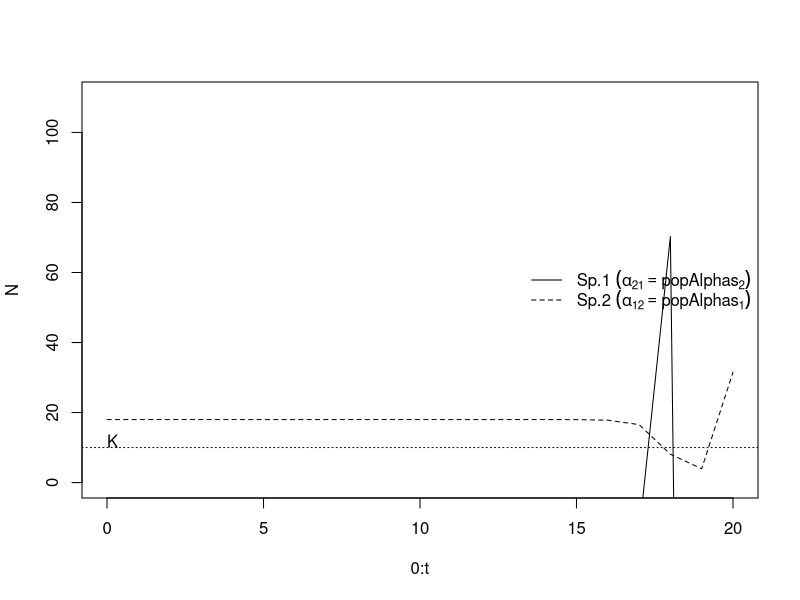
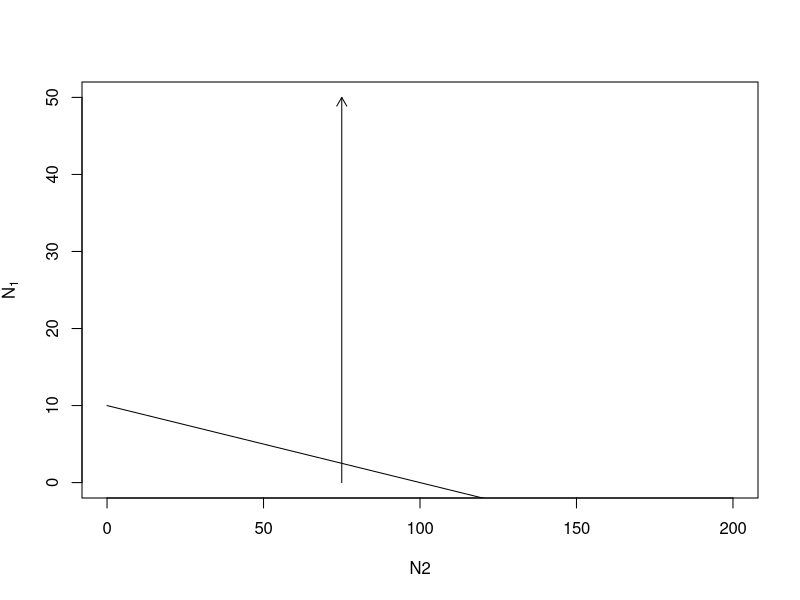
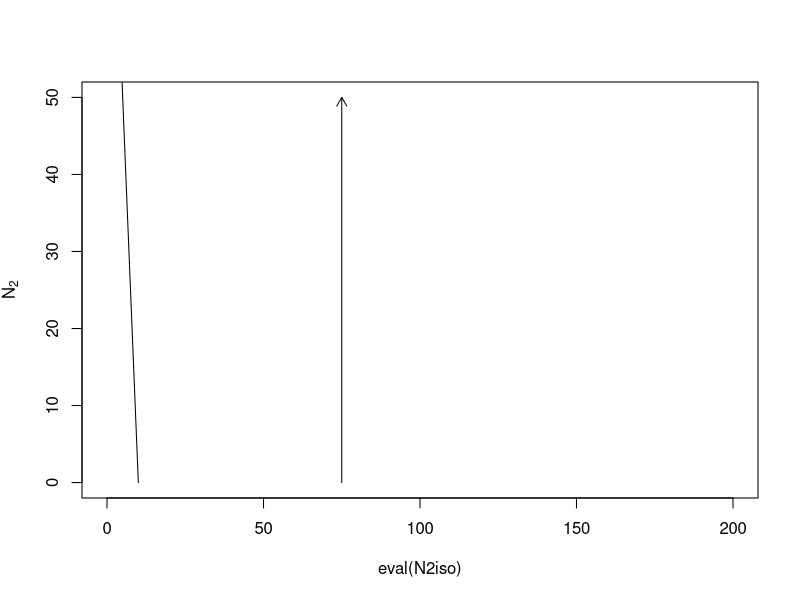

Here is the R script that generated these plots, in order: (Note: this script raises an error after producing the figures.)
##Problems##
#5.1 Basics
#Let α_11 = α_22 = 0.1, α_12 = 0.05, α_21 = 0.01
#Set competition values
aList1 <- c(0.1,0.5)
aList2 <- c(0.01,0.1)
#Project matrix
popAlphas <- matrix(c(aList1,aList2),nr = 2,byrow = TRUE)
#Determine (N_1)^∗, (N_2)^∗
#Create equations or expressions for the equilibria, (N_1)^∗ and (N_2)^∗
N1Star <- expression((a22-a12)/(a22*a11-a12*a21))
N2Star <- expression((a11-a21)/(a22*a11-a12*a21))
#Create the α and evaluate our expressions
a11 <- popAlphas[1,1]
a22 <- popAlphas[2,2]
a12 <- popAlphas[1,2]
a21 <- popAlphas[2,1]
N1 <- eval(N1Star)
N2 <- eval(N2Star)
N1
N2
K1 <- 1/a11
K2 <- 1/a22
K1
K2
#Determine K_1, K_2
#Model of discrete logistic competition
#Calculate N_t+1, given N_t, r_d and a matrix of competition coefficients α
dlvcomp2 <- function(N, alpha, rd = c(1, 1)) {
	N1.t1 <- N[1]+rd[1]*N[1]*(1-alpha[1,1]*N[1]-alpha[1,2]*N[2])
	N2.t1 <- N[2]+rd[2]*N[2]*(1-alpha[2,1]*N[1]-alpha[2,2]*N[2])
	c(N1.t1, N2.t1)
}
#Plot discrete logistic competition dynamics
#Set the number of time steps
t <- 20
#Create a matrix to hold the results using the initial population sizes
N <- matrix(NA, nrow = t + 1, ncol = 2)
N[1, ] <- c(N1, N2)
for (i in 1:t) N[i + 1, ] <- dlvcomp2(N[i, ], popAlphas)
#Plot the population trends and theoretical K in the absence of a second population
matplot(0:t, N, type = "l", col = 1, ylim = c(0, 110))
abline(h = 1/popAlphas[1, 1], lty = 3)
text(0, 1/popAlphas[1, 1], "K", adj = c(0, 0))
#Adda a legend for the population trend lines
legend("right", c(expression("Sp.1 " * (alpha[21] == popAlphas[2,1])),
	expression("Sp.2 " * (alpha[12] == popAlphas[1,2]))), lty = 1:2,
	bty = "n")
#Draw the zero net growth isoclines
#Create an expression to plot the N_1 isocline as a function of possible values of N_2
N1iso <- expression(1/popAlphas[2,2]-(popAlphas[2,1]/popAlphas[2,2])*N2)
#Now specify N_2, and then evaluate and plot N_1
N2 <- 0:200
plot(N2, eval(N1iso), type = "l", ylim = c(0, 50), xlim = c(0,
200), ylab = expression("N"[1]))
#Add arrows to indicate what happens if N_2 is above or below the value on the isocline
arrows(x0 = 90, y0 = 150, x1 = 90, y1 = 80, length = 0.1)
arrows(x0 = 75, y0 = 0, x1 = 75, y1 = 50, length = 0.1)
#Create an expression to plot the N_2 isocline as a function of possible values of N_1
N2iso <- expression(1/popAlphas[2,2]-(popAlphas[2,1]/popAlphas[2,2])*N1)
#Now specify N_1, and then evaluate and plot N_2
N1 <- 0:200
plot(eval(N2iso), N1, type = "l", ylim = c(0, 50), xlim = c(0,
200), ylab = expression("N"[2]))
#Add arrows to indicate what happens if N_2 is above or below the value on the isocline
arrows(x0 = 90, y0 = 150, x1 = 90, y1 = 80, length = 0.1)
arrows(x0 = 75, y0 = 0, x1 = 75, y1 = 50, length = 0.1)

#5.4 Total community size
#Assume for convenience that α_11 = α_22 and α_12 = α_21, and let N_T = N_1 + N_2
#Set competition values
aList1 <- c(0.1,0.1)
aList2 <- c(0.1,0.1)
#Project matrix
popAlphas <- matrix(c(aList1,aList2),nr = 2,byrow = TRUE)
#Write (N_T)^∗ as a function of α_11, α_22, α_12, α_21
#N1Star <- expression((a22-a12)/(a22*a11-a12*a21))
#N2Star <- expression((a11-a21)/(a22*a11-a12*a21))
#NStar <- expression(((a22-a12)/(a22*a11-a12*a21))+((a11-a21)/(a22*a11-a12*a21)))
#Convert to time based function
NStar <- expression((a22+a11-a12-a21)/((a11*a22)-(a12*a21)))
#Create the α and evaluate our expressions
a11 <- popAlphas[1,1]
a22 <- popAlphas[2,2]
a12 <- popAlphas[1,2]
a21 <- popAlphas[2,1]
#N1New <- eval(N1Star)
#N2New <- eval(N2Star)
N <- eval(NStar)
#N1New
#N2New
N
#Plot discrete logistic competition dynamics
#Set the number of time steps
t <- 20
#Create a matrix to hold the results using the initial population sizes
N <- matrix(NA, nrow = t + 1, ncol = 2)
N[1, ] <- c(N1, N2)
for (i in 1:t) N[i + 1, ] <- dlvcomp2(N[i, ], popAlphas)
#Plot the population trends and theoretical K in the absence of a second population
matplot(0:t, N, type = "l", col = 1, ylim = c(0, 110))
abline(h = 1/popAlphas[1, 1], lty = 3)
text(0, 1/popAlphas[1, 1], "K", adj = c(0, 0))
#Adda a legend for the population trend lines
legend("right", c(expression("Sp.1 " * (alpha[21] == popAlphas[2,1])),
	expression("Sp.2 " * (alpha[12] == popAlphas[1,2]))), lty = 1:2,
	bty = "n")

##Notes##
#Model of discrete logistic competition
#Calculate N_t+1, given N_t, r_d and a matrix of competition coefficients α
dlvcomp2 <- function(N, alpha, rd = c(1, 1)) {
	N1.t1 <- N[1]+rd[1]*N[1]*(1-alpha[1,1]*N[1]-alpha[1,2]*N[2])
	N2.t1 <- N[2]+rd[2]*N[2]*(1-alpha[2,1]*N[1]-alpha[2,2]*N[2])
	c(N1.t1, N2.t1)
}

#Plot discrete logistic competition dynamics
#First specify the matrix of α’s, the initial paopulation sizes, and the number of time steps
alphs <- matrix(c(0.01, 0.005, 0.008, 0.01), ncol = 2, byrow = TRUE)
t <- 20
#Create a matrix to hold the results using the initial population sizes
N <- matrix(NA, nrow = t + 1, ncol = 2)
N[1, ] <- c(10, 10)
for (i in 1:t) N[i + 1, ] <- dlvcomp2(N[i, ], alphs)
#Plot the population trends and theoretical K in the absence of a second population
matplot(0:t, N, type = "l", col = 1, ylim = c(0, 110))
abline(h = 1/alphs[1, 1], lty = 3)
text(0, 1/alphs[1, 1], "K", adj = c(0, 0))
#Adda a legend for the population trend lines
legend("right", c(expression("Sp.1 " * (alpha[21] == 0.008)),
	expression("Sp.2 " * (alpha[12] == 0.005))), lty = 1:2,
	bty = "n")

#Continuous logistic competition, 2-species Lotka-Volterra competition
lvcomp2 <- function(t, n, parms) {
	with(as.list(parms), {
		dn1dt <- r1*n[1]*(1-a11*n[1]-a12*n[2])
		dn2dt <- r2*n[2]*(1-a22*n[2]-a21*n[1])
		list(c(dn1dt, dn2dt))
	})
}
#Numerically integrate the dynamics, using the deSolve package
library(deSolve)
parms <- c(r1 = 1, r2 = 0.1, a11 = 0.2, a21 = 0.1, a22 = 0.02,
a12 = 0.01)
initialN <- c(2, 1)
out <- ode(y = initialN, times = 1:100, func = lvcomp2, parms = parms)
#Plot the results
matplot(out[, 1], out[, -1], type = "l")

#Graphing an Isocline (zero net growth)
#First define a new matrix of competition coefficients, where α_11 = α_22 > α_12 = α_21
a <- matrix(c(0.01, 0.005, 0.005, 0.01), ncol = 2, byrow = TRUE)
#Create an expression to plot the N_2 isocline as a function of possible values of N_1
N2iso <- expression(1/a[2,2]-(a[2,1]/a[2,2])*N1)
#Now specify N_1, and then evaluate and plot N_2
N1 <- 0:200
plot(N1, eval(N2iso), type = "l", ylim = c(0, 200), xlim = c(0,
200), ylab = expression("N"[2]))
#Add arrows to indicate what happens if N_2 is above or below the value on the isocline
arrows(x0 = 90, y0 = 150, x1 = 90, y1 = 80, length = 0.1)
arrows(x0 = 75, y0 = 0, x1 = 75, y1 = 50, length = 0.1)

#Finding equilibria
#Create equations or expressions for the equilibria, (N_1)^∗ and (N_2)^∗
N1Star <- expression((a22-a12)/(a22*a11-a12*a21))
N2Star <- expression((a11-a21)/(a22*a11-a12*a21))
#Create the α and evaluate our expressions
a11 <- a22 <- 0.01
a12 <- 0.001; a21 <- 0.001
N1 <- eval(N1Star); N2 <- eval(N2Star)
N1

#Finding partial differential equations and the Jacobian matrix
#Create equations or expressions for the for the growth rates, Ṅ_1 and Ṅ_2
#First, define expressions for the growth rates
dN1dt <- expression(r1*N1-r1*a11*N1^2-r1*a12*N1*N2)
dN2dt <- expression(r2*N2-r2*a22*N2^2-r2*a21*N1*N2)
#Next, we use each expression for Ṅ to get each the partial derivatives
ddN1dN1 <- D(dN1dt, "N1")
ddN1dN1
r1 - r1*a11*(2*N1)-r1*a12*N2
#Find the remaining PDEs
ddN1dN2 <- D(dN1dt, "N2")
ddN2dN1 <- D(dN2dt, "N1")
ddN2dN2 <- D(dN2dt, "N2")
#Lastly, put these together to create the Jacobian matrix, which is itself an 
# expression that may be evaluated again and again
J <- expression(matrix(c(eval(ddN1dN1), eval(ddN1dN2), eval(ddN2dN1),
eval(ddN2dN2)), nrow = 2, byrow = TRUE))

#Evaluating the Jacobian matrix
#Assuming that above we selected particular α, used these to determine (N_1)^∗ and (N_2)^∗,
# found the PDEs and created an expression for the Jacobian matrix, and labeled
# everything appropriately, we can then evaluate the Jacobian at an equilibrium
#For α_ii = 0.01 and α_ij = 0.001 we find
r1 <- r2 <- 1
J1 <- eval(J)
J1
#Note that all of these PDEs are negative for this equilibrium
#This indicates a stable equilibrium, because it means that each population’s growth
# rate slows in response to an increase in any other

#Eigenanalysis of the Jacobian matrix
#Now that we have evaluated the Jacobian matrix, we simply perform eigenanalysis on
#  the matrix (α_11 = α_22 = 0.01, α_12 = α_21 = 0.001, r = 1)
eigStable <- eigen(J1)
eigStable[["values"]]
#The dominant eigenvalue is negative (the larger of the two: λ_1 = -0.818)
# indicating a globally stable equilibrium
#Both eigenvalues are real, not complex, indicating that there would be no oscillations

#Eigenanalysis of the Jacobian where β_ij , β_ji > 1
# (the inter- and intraspecific effects of each species)
#Here we create values for α that create an unstable equilbrium
a11 <- a22 <- 0.01
a12 <- a21 <- 0.011
N1 <- eval(N1Star); N2 <- eval(N2Star)
eigen(eval(J))$values
#The dominant eigenvalue is now positive, while the other is negative,
# indicating a saddle

#Eigenanalysis of the Jacobian where β_ij = β_ji = 1
#Here we create values for α that create a neutral equilbrium
a11 <- a21 <- 0.01
a22 <- a12 <- 0.015
#Here (N)^∗ is determined differently because the usual expression fails
# when the denominator equals 0
N1 <- N2 <- 1/(a11 + a22)
eigen(eval(J))[["values"]]
#The dominant eigenvalue is now zero, indicating a neutral equilibrium
#The neutral nature of this equilibrium results in more than one equilibrium
#Here is a different one, also on the isocline
N1 <- 1/(a11)
N2 <- 0
eigen(eval(J))[["values"]]
#Again λ_1 = 0 (the perturbation growth rate) so this equilibrium is also neutral
